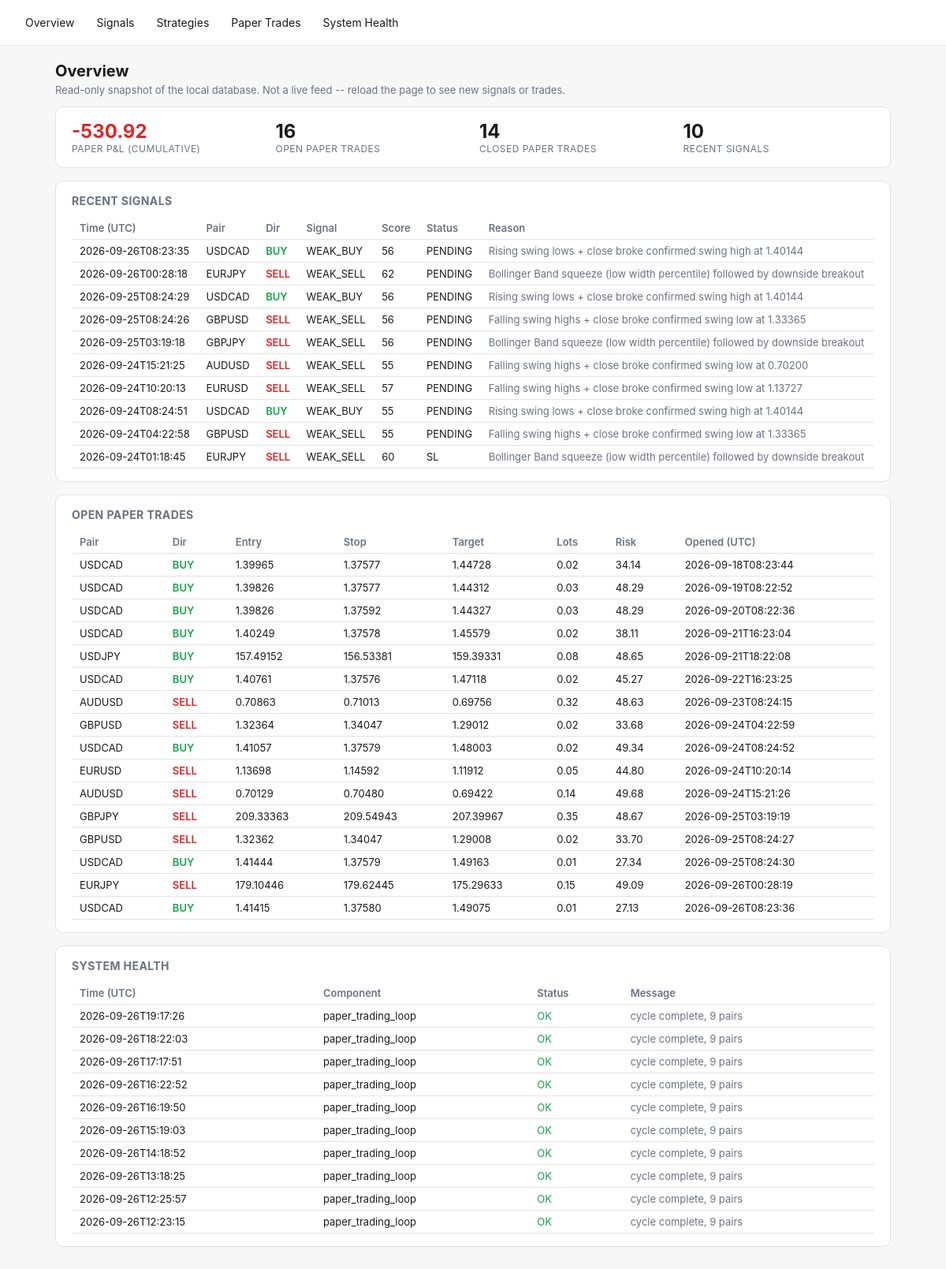
Before: / with the older database file.
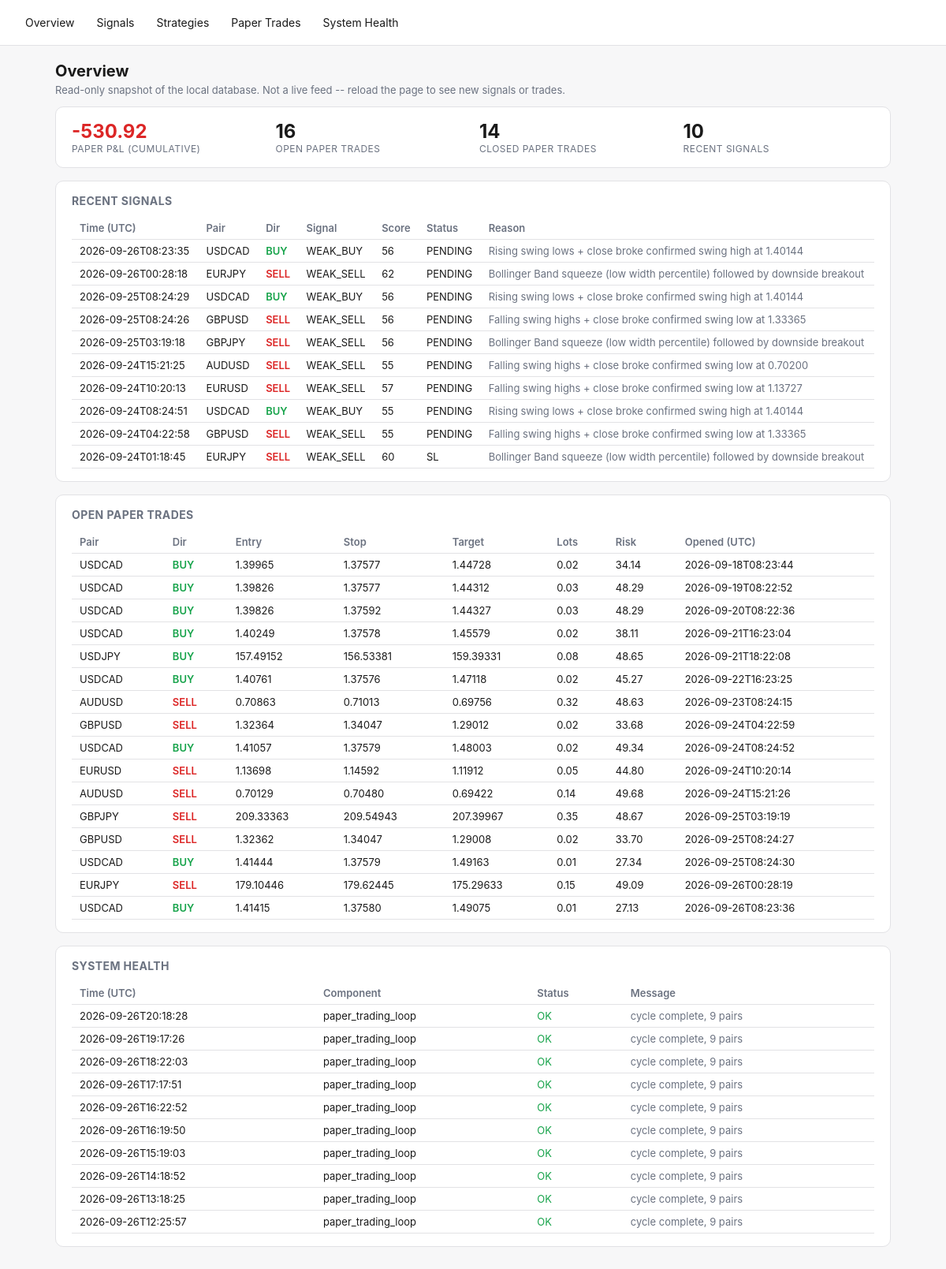
After: the same page with the newer database file.
### tables this page shows
CREATE TABLE signals (
    id TEXT PRIMARY KEY,
    pair TEXT NOT NULL,
    direction TEXT NOT NULL,
    overall_signal TEXT NOT NULL,
    score REAL NOT NULL,
    entry_low REAL, entry_high REAL, stop_loss REAL,
    take_profit_1 REAL, take_profit_2 REAL,
    spread_pips REAL,
    regime TEXT,
    strategies_agree_json TEXT,
    reason TEXT,
    status TEXT NOT NULL DEFAULT 'PENDING',
    created_at TEXT NOT NULL
, timeframe TEXT NOT NULL DEFAULT 'H4');

CREATE TABLE signal_outcomes (
    signal_id TEXT PRIMARY KEY REFERENCES signals(id),
    resolved_at TEXT,
    outcome TEXT,          -- TP | SL | EXPIRED | INVALIDATED
    exit_price REAL,
    pnl_r REAL
);

CREATE TABLE paper_trades (
    id INTEGER PRIMARY KEY AUTOINCREMENT,
    signal_id TEXT REFERENCES signals(id),
    pair TEXT NOT NULL,
    direction TEXT NOT NULL,
    entry_time TEXT NOT NULL,
    entry_price REAL NOT NULL,
    stop_loss REAL NOT NULL,
    take_profit REAL NOT NULL,
    lots REAL,                 -- position size at entry (fx_engine.position_sizing), if it could be computed
    risk_amount REAL,          -- dollar amount risked at entry, lots * stop_distance * pip_value
    exit_time TEXT,
    exit_price REAL,
    exit_reason TEXT,
    pnl_r REAL,
    pnl_amount REAL,           -- real dollar P&L = pnl_r * risk_amount (NULL if risk_amount unknown)
    created_at TEXT NOT NULL
, timeframe TEXT NOT NULL DEFAULT 'H4');

CREATE TABLE system_health (
    id INTEGER PRIMARY KEY AUTOINCREMENT,
    component TEXT NOT NULL,
    status TEXT NOT NULL,       -- OK | WARN | ERROR
    message TEXT,
    checked_at TEXT NOT NULL
);

### fx_engine/dashboard.py (the view)
    @app.route("/")
    def overview():
        d = get_db()
        signals = d.recent_signals(limit=10)
        health = d.recent_health(limit=10)
        open_trades = d.open_paper_trades()
        curve = d.paper_equity_curve()
        latest_equity = curve[-1]["cumulative"] if curve else 0.0
        return render_template(
            "overview.html", signals=signals, health=health, open_trades=open_trades,
            latest_equity=latest_equity, total_closed=len(curve),
        )

### fx_engine/db.py (called while the page is built)
    @contextmanager
    def _conn(self):
        conn = sqlite3.connect(self.path)
        conn.row_factory = sqlite3.Row
        try:
            yield conn
            conn.commit()
        finally:
            conn.close()

    def open_paper_trades(self) -> list[dict]:
        with self._conn() as conn:
            rows = conn.execute("SELECT * FROM paper_trades WHERE exit_time IS NULL").fetchall()
        return [dict(r) for r in rows]

    def recent_signals(self, limit: int = 50) -> list[dict]:
        with self._conn() as conn:
            rows = conn.execute(
                """SELECT s.*, o.outcome, o.pnl_r AS outcome_pnl_r, o.exit_price AS outcome_exit_price
                   FROM signals s LEFT JOIN signal_outcomes o ON o.signal_id = s.id
                   ORDER BY s.created_at DESC LIMIT ?""",
                (limit,),
            ).fetchall()
        return [dict(r) for r in rows]

    def paper_equity_curve(self) -> list[dict]:
        with self._conn() as conn:
            rows = conn.execute(
                """SELECT exit_time, pnl_amount FROM paper_trades
                   WHERE exit_time IS NOT NULL AND pnl_amount IS NOT NULL
                   ORDER BY exit_time ASC"""
            ).fetchall()
        cumulative = 0.0
        curve = []
        for r in rows:
            cumulative += r["pnl_amount"]
            curve.append({"exit_time": r["exit_time"], "pnl_amount": r["pnl_amount"], "cumulative": cumulative})
        return curve

    def recent_health(self, limit: int = 50) -> list[dict]:
        with self._conn() as conn:
            rows = conn.execute(
                "SELECT * FROM system_health ORDER BY id DESC LIMIT ?", (limit,),
            ).fetchall()
        return [dict(r) for r in rows]

### fx_engine/templates/overview.html (shortened to what this page needs)
{% extends "base.html" %}
{% block content %}
<h1>Overview</h1>
<p class="lede">Read-only snapshot of the local database. Not a live feed -- reload the page to see new signals or trades.</p>
<div class="card stat-row">
  <div class="stat">
    <div class="value" style="color:{{ 'var(--green)' if latest_equity >= 0 else 'var(--red)' }}">{{ "%.2f"|format(latest_equity) }}</div>
    <div class="label">Paper P&amp;L (cumulative)</div>
  </div>
  <div class="stat"><div class="value">{{ open_trades|length }}</div><div class="label">Open paper trades</div></div>
  <div class="stat"><div class="value">{{ total_closed }}</div><div class="label">Closed paper trades</div></div>
  <div class="stat"><div class="value">{{ signals|length }}</div><div class="label">Recent signals</div></div>
</div>
<div class="card">
  <h2>Recent Signals</h2>
  <div class="overflow">
  <table>
    <tr><th>Time (UTC)</th><th>Pair</th><th>Dir</th><th>Signal</th><th>Score</th><th>Status</th><th>Reason</th></tr>
    {% for s in signals %}
    <tr>
      <td>{{ s.created_at[:19] }}</td>
      <td>{{ s.pair }}</td>
      <td class="{{ 'buy' if s.direction=='BUY' else 'sell' }}">{{ s.direction }}</td>
      <td>{{ s.overall_signal }}</td>
      <td>{{ "%.0f"|format(s.score) }}</td>
      <td>{{ s.status }}</td>
      <td class="muted">{{ s.reason }}</td>
    </tr>
    {% else %}
    <tr><td colspan="7" class="muted">No signals yet -- run `python -m fx_engine.main signal-once` or `paper`.</td></tr>
    {% endfor %}
  </table>
  </div>
</div>
<div class="card">
  <h2>Open Paper Trades</h2>
  <div class="overflow">
  <table>
    <tr><th>Pair</th><th>Dir</th><th>Entry</th><th>Stop</th><th>Target</th><th>Lots</th><th>Risk</th><th>Opened (UTC)</th></tr>
    {% for t in open_trades %}
    <tr>
      <td>{{ t.pair }}</td>
      <td class="{{ 'buy' if t.direction=='BUY' else 'sell' }}">{{ t.direction }}</td>
      <td>{{ "%.5f"|format(t.entry_price) }}</td>
      <td>{{ "%.5f"|format(t.stop_loss) }}</td>
      <td>{{ "%.5f"|format(t.take_profit) }}</td>
      <td>{{ t.lots if t.lots is not none else "-" }}</td>
      <td>{{ "%.2f"|format(t.risk_amount) if t.risk_amount is not none else "-" }}</td>
      <td>{{ t.entry_time[:19] }}</td>
    </tr>
    {% else %}
    <tr><td colspan="8" class="muted">No open paper trades.</td></tr>
    {% endfor %}
  </table>
  </div>
</div>
<div class="card">
  <h2>System Health</h2>
  <div class="overflow">
  <table>
    <tr><th>Time (UTC)</th><th>Component</th><th>Status</th><th>Message</th></tr>
    {% for h in health %}
    <tr>
      <td>{{ h.checked_at[:19] }}</td>
      <td>{{ h.component }}</td>
      <td class="{{ 'ok' if h.status=='OK' else ('warn' if h.status=='WARN' else 'error') }}">{{ h.status }}</td>
      <td class="muted">{{ h.message }}</td>
    </tr>
    {% else %}
    <tr><td colspan="4" class="muted">No health checks logged yet.</td></tr>
    {% endfor %}
  </table>
  </div>
</div>
{% endblock %}

### fx_engine/templates/base.html (shortened to what this page needs)
<!doctype html>
<html lang="en">
<head>
</head>
<body>
<nav>
  <a href="{{ url_for('overview') }}">Overview</a>
  <a href="{{ url_for('signals_page') }}">Signals</a>
  <a href="{{ url_for('strategies_page') }}">Strategies</a>
  <a href="{{ url_for('paper_trades_page') }}">Paper Trades</a>
  <a href="{{ url_for('health_page') }}">System Health</a>
</nav>
<main>
{% block content %}{% endblock %}
</main>
</body>
</html>

### fx_engine/templates/base.html (style rules this page uses)
:root { --bg:#f7f7f8; --fg:#1a1a1a; --card:#ffffff; --border:#e2e2e5; --accent:#2563eb; --green:#16a34a; --red:#dc2626; --amber:#d97706; --muted:#6b7280; }
* { box-sizing: border-box; }
body { margin:0; font-family:-apple-system,BlinkMacSystemFont,"Segoe UI",sans-serif; background:var(--bg); color:var(--fg); }
nav { display:flex; gap:4px; padding:12px 20px; border-bottom:1px solid var(--border); background:var(--card); flex-wrap:wrap; }
nav a { color:var(--fg); text-decoration:none; padding:8px 12px; border-radius:6px; font-size:14px; }
main { padding:20px; max-width:1100px; margin:0 auto; }
.card { background:var(--card); border:1px solid var(--border); border-radius:10px; padding:16px 20px; margin-bottom:16px; }
table { width:100%; border-collapse:collapse; font-size:13px; }
th, td { text-align:left; padding:6px 10px; border-bottom:1px solid var(--border); white-space:nowrap; }
th { color:var(--muted); font-weight:600; }
.buy { color:var(--green); font-weight:600; }
.sell { color:var(--red); font-weight:600; }
.ok { color:var(--green); }
.muted { color:var(--muted); }
.stat-row { display:flex; gap:16px; flex-wrap:wrap; }
.stat { flex:1; min-width:140px; }
.stat .value { font-size:24px; font-weight:700; }
.stat .label { font-size:12px; color:var(--muted); text-transform:uppercase; letter-spacing:.04em; }
h1 { font-size:20px; margin:0 0 4px; }
h2 { font-size:14px; margin:0 0 12px; color:var(--muted); text-transform:uppercase; letter-spacing:.03em; }
p.lede { color:var(--muted); font-size:13px; margin-top:0; }
.overflow { overflow-x:auto; }

Changed rows visible on the page:
no longer on this page (row unchanged): system_health: checked_at "2026-09-26T12:23:15", component "paper_trading_loop", status "OK", message "cycle complete, 9 pairs"
added system_health: checked_at "2026-09-26T20:18:28", component "paper_trading_loop", status "OK", message "cycle complete, 9 pairs"
